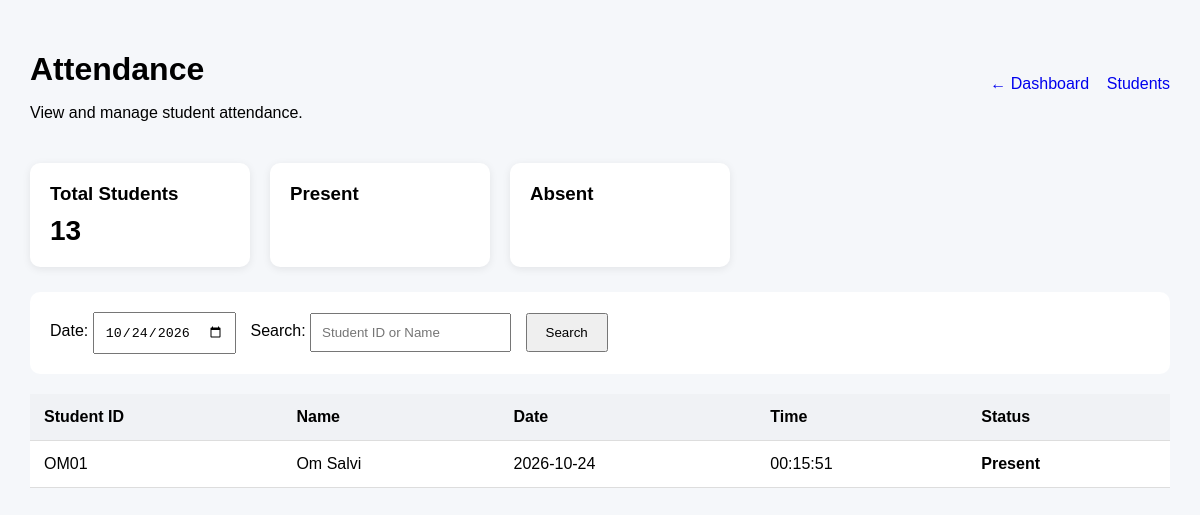
The app's page /attendance (signed in) with its own data.
### tables this page shows
CREATE TABLE attendance (
            id INTEGER PRIMARY KEY AUTOINCREMENT,
            student_id TEXT NOT NULL,
            date TEXT NOT NULL,
            time TEXT NOT NULL,
            status TEXT NOT NULL, subject_code
            TEXT,
            FOREIGN KEY (student_id)
                REFERENCES students(student_id)
        );

CREATE TABLE students (
            id INTEGER PRIMARY KEY AUTOINCREMENT,
            student_id TEXT UNIQUE NOT NULL,
            name TEXT NOT NULL,
            created_at TIMESTAMP DEFAULT CURRENT_TIMESTAMP
        );

### app.py (the view, shortened to what this page needs)
@app.route("/attendance")
@login_required
def attendance():
    selected_date = request.args.get(
        "date",
        datetime.now().strftime("%Y-%m-%d")
    )
    search = request.args.get(
        "search",
        ""
    ).strip()
    connection = get_connection()
    cursor = connection.cursor()
    query = """
        SELECT
            attendance.student_id,
            students.name,
            attendance.date,
            attendance.time,
            attendance.status,
            attendance.subject_code
        FROM attendance
        LEFT JOIN students
        ON attendance.student_id =
           students.student_id
        WHERE attendance.date = ?
    """
    parameters = [
        selected_date
    ]
    query += """
        ORDER BY attendance.time DESC
    """
    cursor.execute(
        query,
        parameters
    )
    attendance_records = (
        cursor.fetchall()
    )
    cursor.execute("""
        SELECT COUNT(*) AS total
        FROM students
    """)
    total_students = (
        cursor.fetchone()["total"]
    )
    cursor.execute("""
        SELECT COUNT(DISTINCT student_id)
        AS total
        FROM attendance
        WHERE date = ?
        AND status = 'Present'
    """, (selected_date,))
    present = (
        cursor.fetchone()["total"]
    )
    absent = max(
        total_students - present,
        0
    )
    connection.close()
    return render_template(
        "attendance.html",
        attendance_records=attendance_records,
        selected_date=selected_date,
        search=search,
        total_students=total_students,
        present=present,
        absent=absent
    )

### app.py (called while the page is built)
def get_connection():
    os.makedirs("data", exist_ok=True)
    connection = sqlite3.connect(
        DATABASE_FILE
    )
    connection.row_factory = sqlite3.Row
    return connection

def login_required(function):
    @wraps(function)
    def decorated_function(*args, **kwargs):
        if not session.get("logged_in"):
            return redirect("/login")
        return function(*args, **kwargs)
    return decorated_function

### templates/attendance.html (shortened to what this page needs)
<!DOCTYPE html>
<html lang="en">
<head>
</head>
<body>
<div class="top">
    <div>
        <h1>Attendance</h1>
        <p>
            View and manage student attendance.
        </p>
    </div>
    <div>
        <a href="/">
            ← Dashboard
        </a>
        <a href="/students">
            Students
        </a>
    </div>
</div>
<div class="cards">
    <div class="card">
        <h3>Total Students</h3>
        <p>
            {{ total_students }}
        </p>
    </div>
    <div class="card">
        <h3>Present</h3>
    </div>
    <div class="card">
        <h3>Absent</h3>
    </div>
</div>
<div class="filters">
    <form method="GET"
          action="/attendance">
        <label>
            Date:
        </label>
        <input
            type="date"
            name="date"
            value="{{ selected_date }}"
        >
        <label>
            Search:
        </label>
        <input
            type="text"
            name="search"
            placeholder="Student ID or Name"
            value="{{ search }}"
        >
        <button type="submit">
            Search
        </button>
    </form>
</div>
<table>
    <thead>
        <tr>
            <th>Student ID</th>
            <th>Name</th>
            <th>Date</th>
            <th>Time</th>
            <th>Status</th>
        </tr>
    </thead>
    <tbody>
        {% for record in attendance_records %}
        <tr>
            <td>
                {{ record.student_id }}
            </td>
            <td>
                {{ record.name }}
            </td>
            <td>
                {{ record.date }}
            </td>
            <td>
                {{ record.time }}
            </td>
            <td class="present">
                {{ record.status }}
            </td>
        </tr>
        {% else %}
        <tr>
            <td colspan="5">
                No attendance records found.
            </td>
        </tr>
        {% endfor %}
    </tbody>
</table>
</body>
</html>

### templates/attendance.html (style rules this page uses)
body { font-family: Arial, sans-serif; margin: 0; padding: 30px; background: #f5f7fa; }
h1 { margin-bottom: 5px; }
.top { display: flex; justify-content: space-between; align-items: center; flex-wrap: wrap; gap: 15px; }
.cards { display: flex; gap: 20px; margin: 25px 0; flex-wrap: wrap; }
.card { background: white; padding: 20px; border-radius: 10px; min-width: 180px; box-shadow: 0 2px 8px rgba(0,0,0,0.08); }
.card h3 { margin: 0 0 10px; }
.card p { font-size: 28px; margin: 0; font-weight: bold; }
.filters { background: white; padding: 20px; border-radius: 10px; margin-bottom: 20px; }
input { padding: 10px; margin-right: 10px; }
button { padding: 10px 18px; cursor: pointer; }
table { width: 100%; border-collapse: collapse; background: white; }
th, td { padding: 14px; border-bottom: 1px solid #ddd; text-align: left; }
th { background: #f0f2f5; }
.present { font-weight: bold; }
a { text-decoration: none; }

### records on screen
attendance: student_id "OM01", name "Om Salvi", date "2026-10-24", time "00:15:51", status "Present"

### other values on screen
{{ total_students }} "13"
